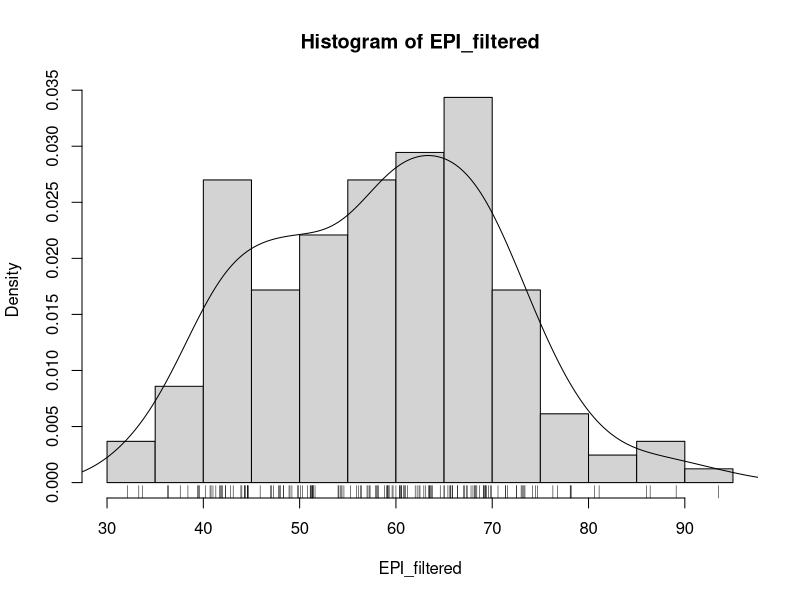
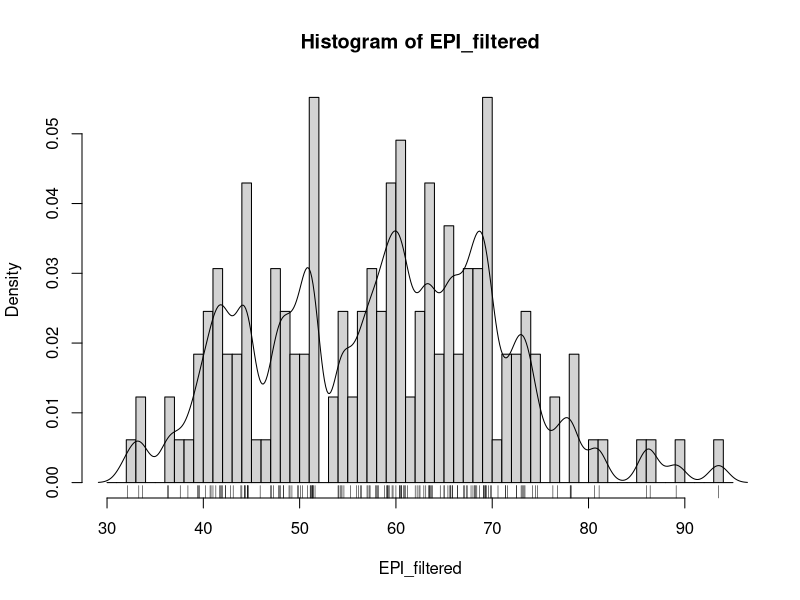
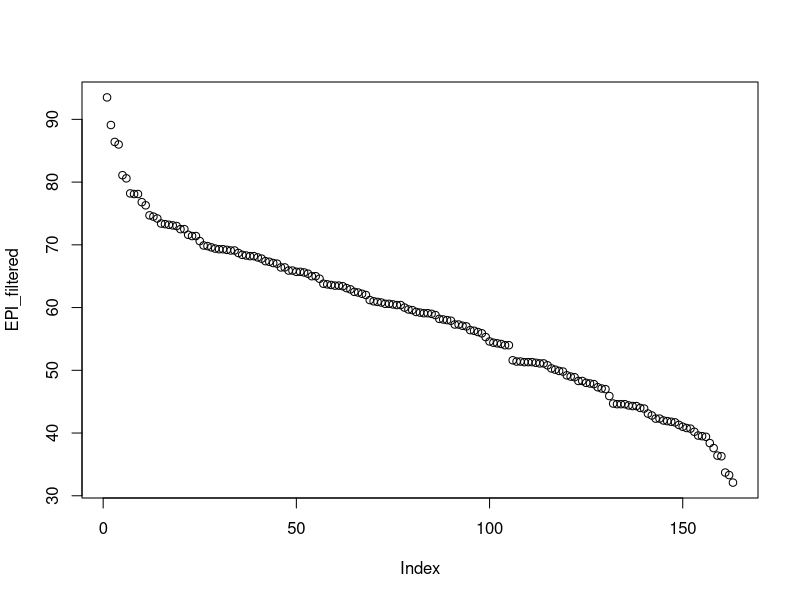
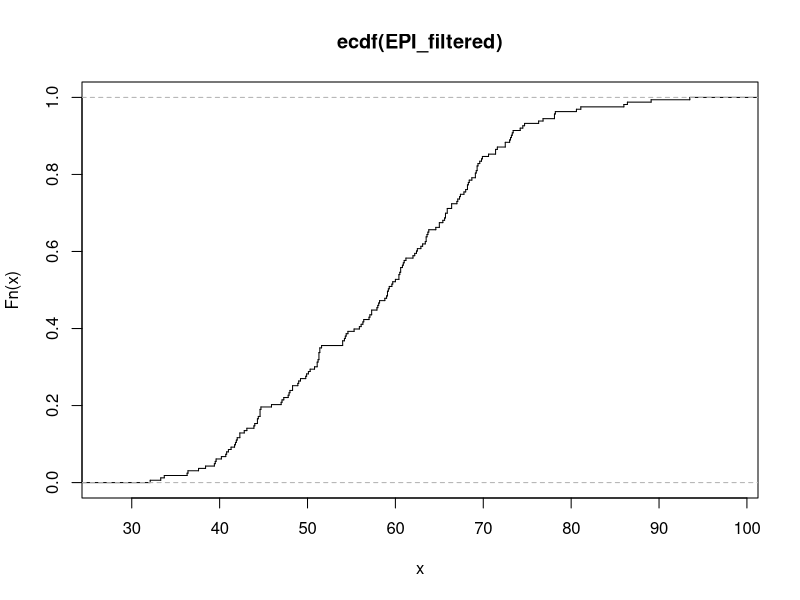
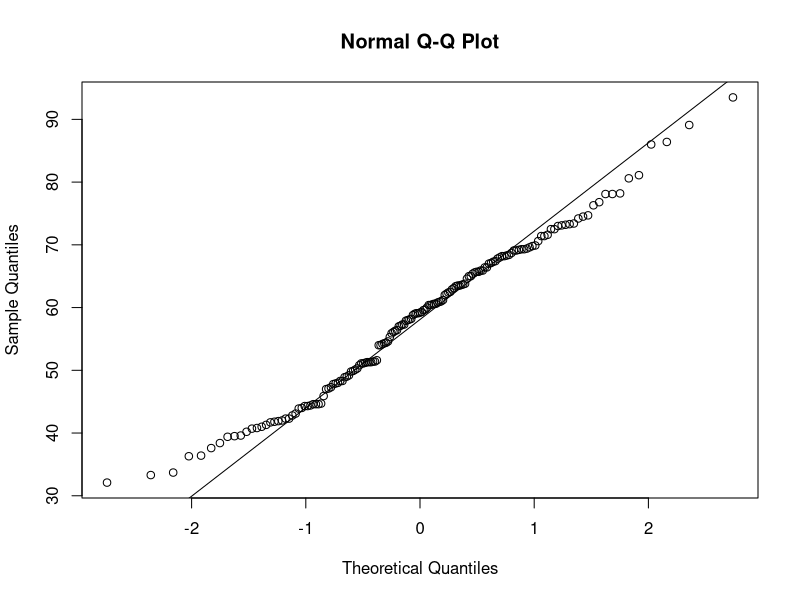
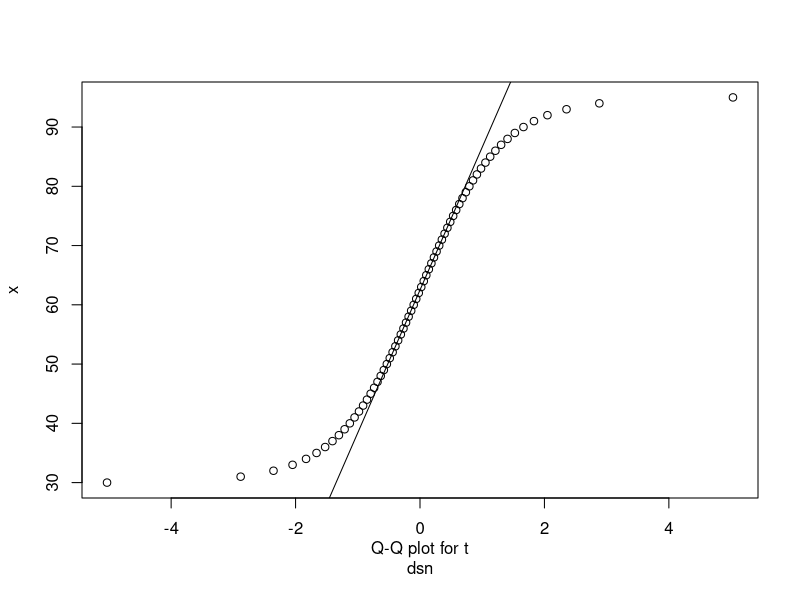
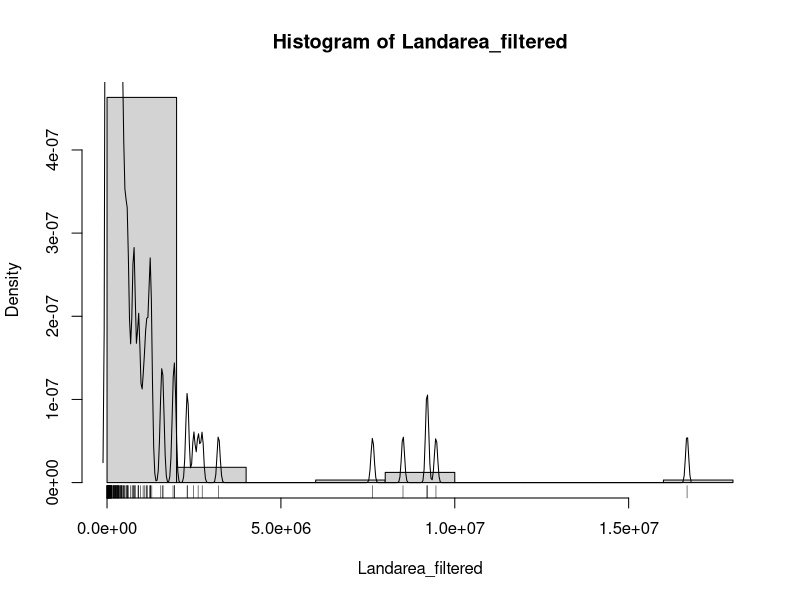
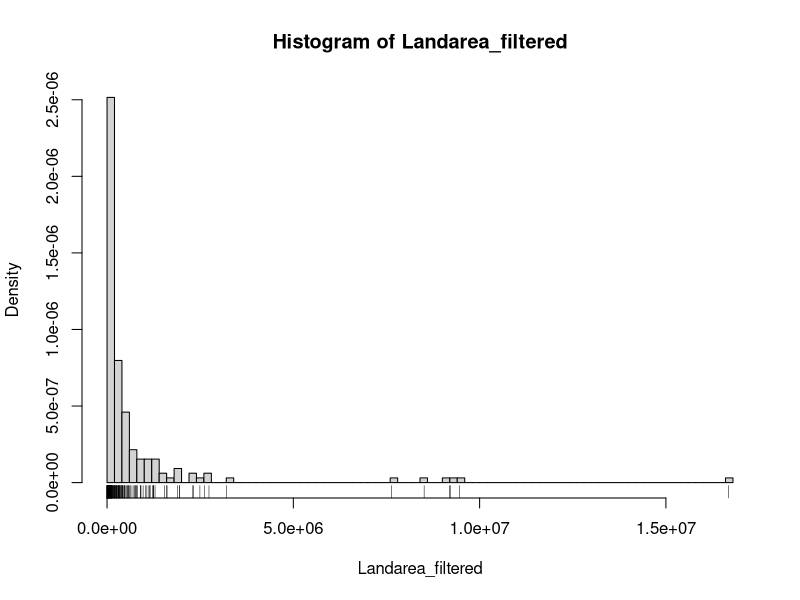

R code for these plots, in order:
# Exercise 1
epi_data <- read.csv("./Data/2010EPI_data.csv")
attach(epi_data)

EPI
EPI_na <- is.na(EPI)
EPI_na
EPI_filtered <- EPI[!EPI_na]
EPI_filtered
summary(EPI_filtered)
fivenum(EPI_filtered)
stem(EPI_filtered)

# ./Graphs/Histogram-EPI-Filtered-Simple.png
hist(EPI_filtered, prob = TRUE)
lines(density(EPI_filtered, bw = "SJ"))
rug(EPI_filtered)

# ./Graphs/Histogram-EPI-Filtered-Complex.png
x <- seq(30, 95, 1)
hist(EPI_filtered, x, prob = TRUE)
lines(density(EPI_filtered, bw = 1.))
rug(EPI_filtered)

plot(EPI_filtered)
# ./Graphs/Basic-Epi-Plot.png
plot(ecdf(EPI_filtered), do.points = FALSE, verticals = TRUE)

# ./Graphs/qq-Epi-Plot.png
qqnorm(EPI_filtered)
qqline(EPI_filtered)

# ./Graphs/Generic-qq-plot.png
qqplot(qt(ppoints(250), df = 5), x, xlab = "Q-Q plot for t
dsn")
qqline(x)


# Data column 2
Landarea
Landarea_na <- is.na(Landarea)
Landarea_na
Landarea_filtered <- Landarea[!Landarea_na]
Landarea_filtered
summary(Landarea_filtered)
fivenum(Landarea_filtered)
stem(Landarea_filtered)

# ./Graphs/Histogram-Landarea-Filtered-Simple.png
hist(Landarea_filtered, prob = TRUE)
lines(density(Landarea_filtered, bw = "SJ"))
rug(Landarea_filtered)

# ./Graphs/Histogram-Landarea-Filtered-Complex.png
hist(Landarea_filtered, breaks = 100, prob = TRUE)
# lines(density(Landarea_filtered, bw = 1.))
rug(Landarea_filtered)

plot(Landarea_filtered)
# ./Graphs/Basic-Landarea-Plot.png
plot(ecdf(Landarea_filtered), do.points = FALSE, verticals = TRUE)

# ./Graphs/qq-Landarea-Plot.png
qqnorm(Landarea_filtered)
qqline(Landarea_filtered)


# Data column 3
ECOSYSTEM
ECOSYSTEM_na <- is.na(ECOSYSTEM)
ECOSYSTEM_na
ECOSYSTEM_filtered <- ECOSYSTEM[!ECOSYSTEM_na]
ECOSYSTEM_filtered
summary(ECOSYSTEM_filtered)
fivenum(ECOSYSTEM_filtered)
stem(ECOSYSTEM_filtered)

# ./Graphs/Histogram-ECOSYSTEM-Filtered-Simple.png
hist(ECOSYSTEM_filtered, prob = TRUE)
lines(density(ECOSYSTEM_filtered, bw = "SJ"))
rug(ECOSYSTEM_filtered)

# ./Graphs/Histogram-ECOSYSTEM-Filtered-Complex.png
hist(ECOSYSTEM_filtered, breaks = 100, prob = TRUE)
lines(density(ECOSYSTEM_filtered, bw = 1.))
rug(ECOSYSTEM_filtered)

plot(ECOSYSTEM_filtered)
# ./Graphs/Basic-ECOSYSTEM-Plot.png
plot(ecdf(ECOSYSTEM_filtered), do.points = FALSE, verticals = TRUE)

# ./Graphs/qq-ECOSYSTEM-Plot.png
qqnorm(ECOSYSTEM_filtered)
qqline(ECOSYSTEM_filtered)


boxplot(EPI, ECOSYSTEM)
qqplot(EPI, ECOSYSTEM)
qqplot(EPI, Landarea)
qqplot(ECOSYSTEM, Landarea)


comp_data <- data.frame(
  EPI, ENVHEALTH, ECOSYSTEM, DALY, AIR_H,
  WATER_H, AIR_E, WATER_E, BIODIVERSITY
)
attach(comp_data)
comp_data

boxplot(comp_data)

boxplot(WATER_E)
hist(WATER_E, breaks = 20)

qqplot(EPI, WATER_H)

hist(EPI)
hist(ENVHEALTH)
hist(ECOSYSTEM)
hist(DALY)
hist(AIR_H)
hist(WATER_H)
hist(AIR_E)
hist(WATER_E)
hist(BIODIVERSITY)

EPILand <- EPI[!Landlock]
ELand <- EPILand[!is.na(EPILand)]
hist(ELand)
hist(ELand, seq(30, 95, 1), prob = TRUE)

summary(ELand)
fivenum(ELand)
stem(ELand)

# ./Graphs/Histogram-ELand-Simple.png
hist(ELand, prob = TRUE)
lines(density(ELand, bw = "SJ"))
rug(ELand)

# ./Graphs/Histogram-ELand-Complex.png
hist(ELand, breaks = 100, prob = TRUE)
lines(density(ELand, bw = 1.))
rug(ELand)

plot(ELand)
# ./Graphs/Basic-ELand-Plot.png
plot(ecdf(ELand), do.points = FALSE, verticals = TRUE)

# ./Graphs/qq-ELand-Plot.png
qqnorm(ELand)
qqline(ELand)


EPISurfWater <- EPI[!No_surface_water]
ESurfWater <- EPISurfWater[!is.na(EPISurfWater)]
hist(ESurfWater)
hist(ESurfWater, seq(30, 95, 1), prob = TRUE)

summary(ESurfWater)
fivenum(ESurfWater)
stem(ESurfWater)

# ./Graphs/Histogram-ESurfWater-Simple.png
png("./Graphs/Histogram-ESurfWater-Simple.png")
hist(ESurfWater, prob = TRUE)
lines(density(ESurfWater, bw = "SJ"))
rug(ESurfWater)
dev.off()

# ./Graphs/Histogram-ESurfWater-Complex.png
png("./Graphs/Histogram-ESurfWater-Complex.png")
hist(ESurfWater, breaks = 100, prob = TRUE)
lines(density(ESurfWater, bw = 1.))
rug(ESurfWater)
dev.off()

plot(ESurfWater)
# ./Graphs/Basic-ESurfWater-Plot.png
png("./Graphs/Histogram-ESurfWater-Plot.png")
plot(ecdf(ESurfWater), do.points = FALSE, verticals = TRUE)
dev.off()

# ./Graphs/qq-ESurfWater-Plot.png
png("./Graphs/qq-ESurfWater-Plot.png")
qqnorm(ESurfWater)
qqline(ESurfWater)
dev.off()


EPIDesert <- EPI[!Desert]
EDesert <- EPIDesert[!is.na(EPIDesert)]
hist(EDesert)
hist(EDesert, seq(30, 95, 1), prob = TRUE)

summary(EDesert)
fivenum(EDesert)
stem(EDesert)

# ./Graphs/Histogram-EDesert-Simple.png
png("./Graphs/Histogram-EDesert-Simple.png")
hist(EDesert, prob = TRUE)
lines(density(EDesert, bw = "SJ"))
rug(EDesert)
dev.off()

# ./Graphs/Histogram-EDesert-Complex.png
png("./Graphs/Histogram-EDesert-Complex.png")
hist(EDesert, breaks = 100, prob = TRUE)
lines(density(EDesert, bw = 1.))
rug(EDesert)
dev.off()

plot(EDesert)
# ./Graphs/Basic-EDesert-Plot.png
png("./Graphs/Histogram-EDesert-Plot.png")
plot(ecdf(EDesert), do.points = FALSE, verticals = TRUE)
dev.off()

# ./Graphs/qq-EDesert-Plot.png
png("./Graphs/qq-EDesert-Plot.png")
qqnorm(EDesert)
qqline(EDesert)
dev.off()


EPIHighPop <- EPI[!High_Population_Density]
EHighPop <- EPIHighPop[!is.na(EPIHighPop)]
hist(EHighPop)
hist(EHighPop, seq(30, 95, 1), prob = TRUE)

summary(EHighPop)
fivenum(EHighPop)
stem(EHighPop)

# ./Graphs/Histogram-EHighPop-Simple.png
png("./Graphs/Histogram-EHighPop-Simple.png")
hist(EHighPop, prob = TRUE)
lines(density(EHighPop, bw = "SJ"))
rug(EHighPop)
dev.off()

# ./Graphs/Histogram-EHighPop-Complex.png
png("./Graphs/Histogram-EHighPop-Complex.png")
hist(EHighPop, breaks = 100, prob = TRUE)
lines(density(EHighPop, bw = 1.))
rug(EHighPop)
dev.off()

plot(EHighPop)
# ./Graphs/Basic-EHighPop-Plot.png
png("./Graphs/Histogram-EHighPop-Plot.png")
plot(ecdf(EHighPop), do.points = FALSE, verticals = TRUE)
dev.off()

# ./Graphs/qq-EHighPop-Plot.png
png("./Graphs/qq-EHighPop-Plot.png")
qqnorm(EHighPop)
qqline(EHighPop)
dev.off()


EPISouthAsia <- EPI[EPI_regions == "South Asia"]
ESouthAsia <- EPISouthAsia[!is.na(EPISouthAsia)]
hist(ESouthAsia)
hist(ESouthAsia, seq(30, 95, 1), prob = TRUE)

summary(ESouthAsia)
fivenum(ESouthAsia)
stem(ESouthAsia)

# ./Graphs/Histogram-ESouthAsia-Simple.png
png("./Graphs/Histogram-ESouthAsia-Simple.png")
hist(ESouthAsia, prob = TRUE)
lines(density(ESouthAsia, bw = "SJ"))
rug(ESouthAsia)
dev.off()

# ./Graphs/Histogram-ESouthAsia-Complex.png
png("./Graphs/Histogram-ESouthAsia-Complex.png")
hist(ESouthAsia, breaks = 100, prob = TRUE)
lines(density(ESouthAsia, bw = 1.))
rug(ESouthAsia)
dev.off()

plot(ESouthAsia)
# ./Graphs/Basic-ESouthAsia-Plot.png
png("./Graphs/Histogram-ESouthAsia-Plot.png")
plot(ecdf(ESouthAsia), do.points = FALSE, verticals = TRUE)
dev.off()

# ./Graphs/qq-ESouthAsia-Plot.png
png("./Graphs/qq-ESouthAsia-Plot.png")
qqnorm(ESouthAsia)
qqline(ESouthAsia)
dev.off()
